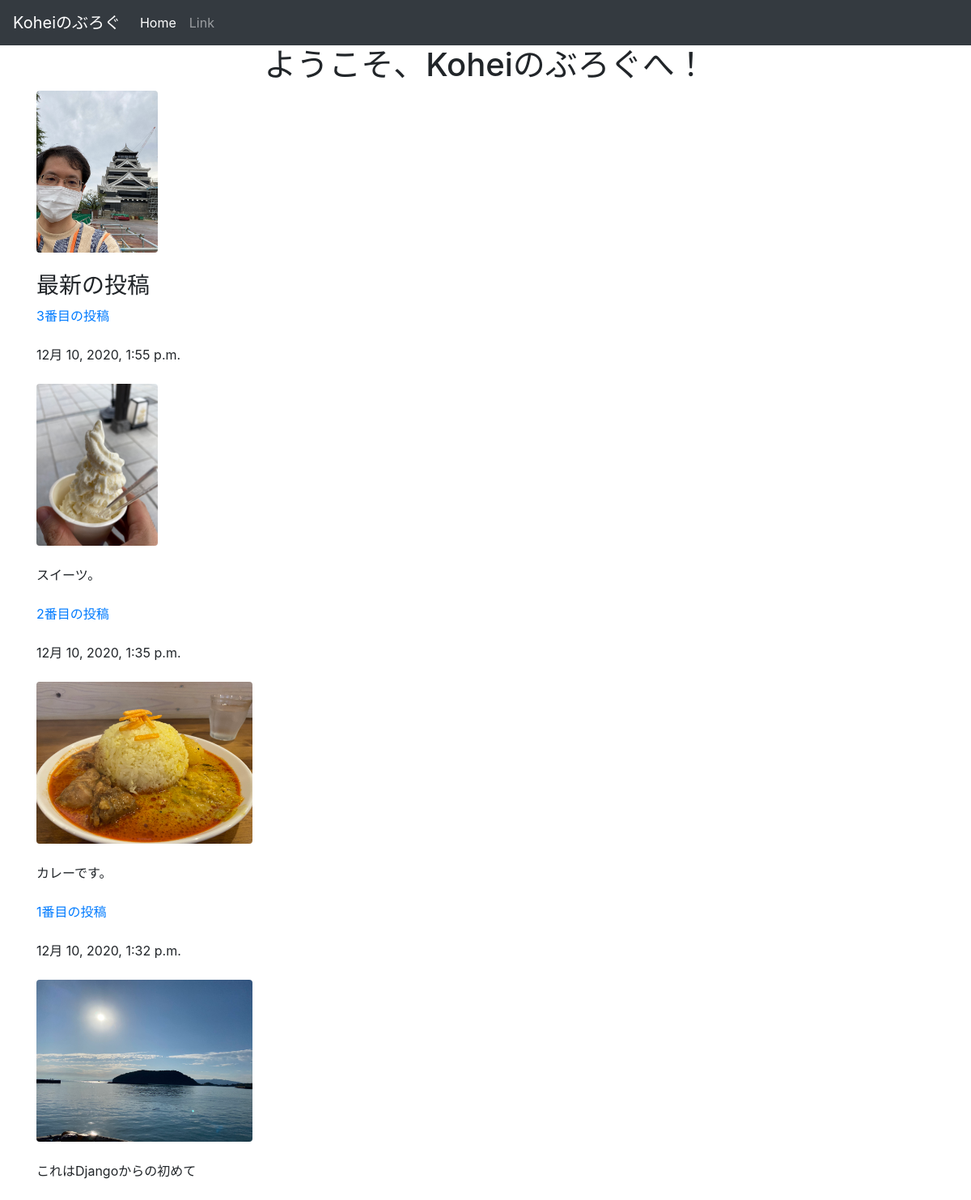
/posts/, run on the app's committed database.
### posts/models.py (models this page shows, shortened)
class Post(models.Model):
    title = models.CharField(max_length=100)
    published = models.DateTimeField()
    image = models.ImageField(upload_to='media/')
    body = models.TextField()
    def summary(self):
        return self.body[:15]

### posts/views.py (the view)
# urls.py: path('', views.index, name='index'),
def index(request):
    posts = Post.objects.order_by('-published')
    return render(request, 'posts/index.html', {'posts': posts})

### posts/templates/posts/index.html (shortened to what this page needs)
<!DOCTYPE html>
<html lang="ja-jp">
<head>
    <link rel="stylesheet" href="https://stackpath.bootstrapcdn.com/bootstrap/4.5.0/css/bootstrap.min.css">
</head>
<body>
    <nav class="navbar navbar-expand-lg navbar-dark bg-dark">
        <a class="navbar-brand" href="#">Koheiのぶろぐ</a>
        <div class="collapse navbar-collapse" id="navbarSupportedContent">
          <ul class="navbar-nav mr-auto">
            <li class="nav-item active">
              <a class="nav-link" href="#">Home <span class="sr-only">(current)</span></a>
            </li>
            <li class="nav-item">
              <a class="nav-link" href="https://www.udemy.com/">Link</a>
            </li>
          </ul>
        </div>
    </nav>
    <div class="container">
        <h1 class="text-center">ようこそ、Koheiのぶろぐへ！</h1>
        {% load static %}
        <img src="{% static 'posts/home.jpg'%}" alt="" class="img-fluid rounded" style="max-height:200px">
        <br /><br />
        <h3>最新の投稿</h3>
        {% for post in posts.all %}
            <a href ="{% url 'post_detail' post.id %}">{{ post.title }}</a>
            <br /><br />
            {{ post.published }}
            <br /><br />
            <img src="{{ post.image.url }}" alt="" class="img-fluid rounded" style="max-height:200px">
            <br /><br />
            {{ post.summary}}
            <br /><br />
        {% endfor %}
    </div>
</body>
</html>

### data on the page
Post: title "3番目の投稿", published "12月 10, 2020, 1:55 p.m.", image (picture), summary "スイーツ。"
Post: title "2番目の投稿", published "12月 10, 2020, 1:35 p.m.", image (picture), summary "カレーです。"
Post: title "1番目の投稿", published "12月 10, 2020, 1:32 p.m.", image (picture), summary "これはDjangoからの初めて"
